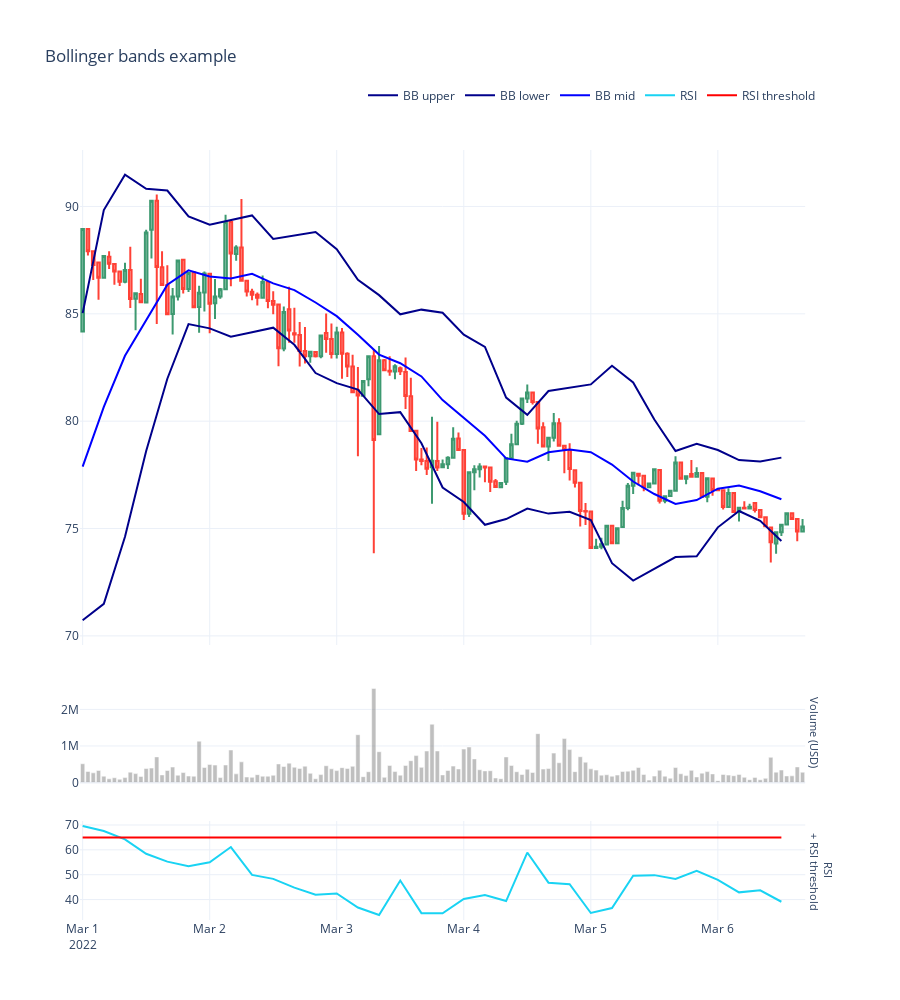

The cell this chart's notebook holds for it:
### Markdown cell above
### Price action and technical indicators

- Plot the prica action for the trading pair we backtested.
- Overlay trades on the top of technical indicators

### Code cell
from tradeexecutor.visual.single_pair import visualise_single_pair, visualise_single_pair_positions_with_duration_and_slippage
from tradingstrategy.charting.candle_chart import VolumeBarMode

figure = visualise_single_pair(
    state,
    universe.universe.candles,
    start_at=START_AT,
    end_at=END_AT,
    volume_bar_mode=VolumeBarMode.separate,
    volume_axis_name="Volume (USD)",
    height = 1000,
)

figure.show()

### Figure 1 — Plotly figure (JSON) as saved in the notebook; plotly's stock layout.template omitted (floating-point values rounded to 4 significant figures; data arrays with more than 128 entries replaced by an {"elided": "..."} marker saying what was removed)
{"data": [{"marker": {"color": "rgba(128,128,128,0.5)"}, "showlegend": false, "type": "bar", "x": {"elided": "137 str values"}, "xaxis": "x2", "y": {"elided": "137 float values"}, "yaxis": "y2"}, {"close": {"elided": "137 float values"}, "high": {"elided": "137 float values"}, "hoverinfo": "text", "low": {"elided": "137 float values"}, "open": {"elided": "137 float values"}, "showlegend": false, "text": {"elided": "137 str values"}, "type": "candlestick", "x": {"elided": "137 str values"}, "xaxis": "x", "yaxis": "y"}, {"line": {"color": "darkblue", "shape": "linear"}, "mode": "lines", "name": "BB upper", "type": "scatter", "x": ["2022-03-01T00:00:00", "2022-03-01T04:00:00", "2022-03-01T08:00:00", "2022-03-01T12:00:00", "2022-03-01T16:00:00", "2022-03-01T20:00:00", "2022-03-02T00:00:00", "2022-03-02T04:00:00", "2022-03-02T08:00:00", "2022-03-02T12:00:00", "2022-03-02T16:00:00", "2022-03-02T20:00:00", "2022-03-03T00:00:00", "2022-03-03T04:00:00", "2022-03-03T08:00:00", "2022-03-03T12:00:00", "2022-03-03T16:00:00", "2022-03-03T20:00:00", "2022-03-04T00:00:00", "2022-03-04T04:00:00", "2022-03-04T08:00:00", "2022-03-04T12:00:00", "2022-03-04T16:00:00", "2022-03-04T20:00:00", "2022-03-05T00:00:00", "2022-03-05T04:00:00", "2022-03-05T08:00:00", "2022-03-05T12:00:00", "2022-03-05T16:00:00", "2022-03-05T20:00:00", "2022-03-06T00:00:00", "2022-03-06T04:00:00", "2022-03-06T08:00:00", "2022-03-06T12:00:00"], "xaxis": "x", "y": [85.03, 89.83, 91.48, 90.82, 90.74, 89.53, 89.15, 89.36, 89.58, 88.48, 88.65, 88.81, 88.01, 86.58, 85.87, 84.98, 85.19, 85.05, 84.03, 83.46, 81.1, 80.29, 81.41, 81.57, 81.71, 82.58, 81.8, 80.08, 78.61, 78.95, 78.66, 78.19, 78.12, 78.3], "yaxis": "y"}, {"line": {"color": "darkblue", "shape": "linear"}, "mode": "lines", "name": "BB lower", "type": "scatter", "x": ["2022-03-01T00:00:00", "2022-03-01T04:00:00", "2022-03-01T08:00:00", "2022-03-01T12:00:00", "2022-03-01T16:00:00", "2022-03-01T20:00:00", "2022-03-02T00:00:00", "2022-03-02T04:00:00", "2022-03-02T08:00:00", "2022-03-02T12:00:00", "2022-03-02T16:00:00", "2022-03-02T20:00:00", "2022-03-03T00:00:00", "2022-03-03T04:00:00", "2022-03-03T08:00:00", "2022-03-03T12:00:00", "2022-03-03T16:00:00", "2022-03-03T20:00:00", "2022-03-04T00:00:00", "2022-03-04T04:00:00", "2022-03-04T08:00:00", "2022-03-04T12:00:00", "2022-03-04T16:00:00", "2022-03-04T20:00:00", "2022-03-05T00:00:00", "2022-03-05T04:00:00", "2022-03-05T08:00:00", "2022-03-05T12:00:00", "2022-03-05T16:00:00", "2022-03-05T20:00:00", "2022-03-06T00:00:00", "2022-03-06T04:00:00", "2022-03-06T08:00:00", "2022-03-06T12:00:00"], "xaxis": "x", "y": [70.73, 71.49, 74.62, 78.61, 81.98, 84.52, 84.32, 83.93, 84.14, 84.35, 83.56, 82.24, 81.77, 81.47, 80.33, 80.42, 78.97, 76.91, 76.23, 75.17, 75.44, 75.93, 75.7, 75.78, 75.39, 73.39, 72.58, 73.14, 73.67, 73.71, 75.06, 75.82, 75.36, 74.42], "yaxis": "y"}, {"line": {"color": "blue", "shape": "linear"}, "mode": "lines", "name": "BB mid", "type": "scatter", "x": ["2022-03-01T00:00:00", "2022-03-01T04:00:00", "2022-03-01T08:00:00", "2022-03-01T12:00:00", "2022-03-01T16:00:00", "2022-03-01T20:00:00", "2022-03-02T00:00:00", "2022-03-02T04:00:00", "2022-03-02T08:00:00", "2022-03-02T12:00:00", "2022-03-02T16:00:00", "2022-03-02T20:00:00", "2022-03-03T00:00:00", "2022-03-03T04:00:00", "2022-03-03T08:00:00", "2022-03-03T12:00:00", "2022-03-03T16:00:00", "2022-03-03T20:00:00", "2022-03-04T00:00:00", "2022-03-04T04:00:00", "2022-03-04T08:00:00", "2022-03-04T12:00:00", "2022-03-04T16:00:00", "2022-03-04T20:00:00", "2022-03-05T00:00:00", "2022-03-05T04:00:00", "2022-03-05T08:00:00", "2022-03-05T12:00:00", "2022-03-05T16:00:00", "2022-03-05T20:00:00", "2022-03-06T00:00:00", "2022-03-06T04:00:00", "2022-03-06T08:00:00", "2022-03-06T12:00:00"], "xaxis": "x", "y": [77.88, 80.66, 83.05, 84.71, 86.36, 87.03, 86.74, 86.65, 86.86, 86.42, 86.1, 85.53, 84.89, 84.03, 83.1, 82.7, 82.08, 80.98, 80.13, 79.32, 78.27, 78.11, 78.55, 78.68, 78.55, 77.98, 77.19, 76.61, 76.14, 76.33, 76.86, 77.0, 76.74, 76.36], "yaxis": "y"}, {"line": {"shape": "linear"}, "mode": "lines", "name": "RSI", "type": "scatter", "x": ["2022-03-01T00:00:00", "2022-03-01T04:00:00", "2022-03-01T08:00:00", "2022-03-01T12:00:00", "2022-03-01T16:00:00", "2022-03-01T20:00:00", "2022-03-02T00:00:00", "2022-03-02T04:00:00", "2022-03-02T08:00:00", "2022-03-02T12:00:00", "2022-03-02T16:00:00", "2022-03-02T20:00:00", "2022-03-03T00:00:00", "2022-03-03T04:00:00", "2022-03-03T08:00:00", "2022-03-03T12:00:00", "2022-03-03T16:00:00", "2022-03-03T20:00:00", "2022-03-04T00:00:00", "2022-03-04T04:00:00", "2022-03-04T08:00:00", "2022-03-04T12:00:00", "2022-03-04T16:00:00", "2022-03-04T20:00:00", "2022-03-05T00:00:00", "2022-03-05T04:00:00", "2022-03-05T08:00:00", "2022-03-05T12:00:00", "2022-03-05T16:00:00", "2022-03-05T20:00:00", "2022-03-06T00:00:00", "2022-03-06T04:00:00", "2022-03-06T08:00:00", "2022-03-06T12:00:00"], "xaxis": "x3", "y": [69.62, 67.57, 64.23, 58.4, 55.24, 53.42, 54.97, 61.12, 49.91, 48.31, 44.78, 41.89, 42.42, 36.79, 33.75, 47.64, 34.52, 34.45, 40.22, 41.83, 39.38, 58.92, 46.79, 46.14, 34.58, 36.58, 49.54, 49.82, 48.3, 51.51, 47.92, 42.89, 43.69, 39.11], "yaxis": "y3"}, {"line": {"color": "red", "shape": "linear"}, "mode": "lines", "name": "RSI threshold", "type": "scatter", "x": ["2022-03-01T00:00:00", "2022-03-01T04:00:00", "2022-03-01T08:00:00", "2022-03-01T12:00:00", "2022-03-01T16:00:00", "2022-03-01T20:00:00", "2022-03-02T00:00:00", "2022-03-02T04:00:00", "2022-03-02T08:00:00", "2022-03-02T12:00:00", "2022-03-02T16:00:00", "2022-03-02T20:00:00", "2022-03-03T00:00:00", "2022-03-03T04:00:00", "2022-03-03T08:00:00", "2022-03-03T12:00:00", "2022-03-03T16:00:00", "2022-03-03T20:00:00", "2022-03-04T00:00:00", "2022-03-04T04:00:00", "2022-03-04T08:00:00", "2022-03-04T12:00:00", "2022-03-04T16:00:00", "2022-03-04T20:00:00", "2022-03-05T00:00:00", "2022-03-05T04:00:00", "2022-03-05T08:00:00", "2022-03-05T12:00:00", "2022-03-05T16:00:00", "2022-03-05T20:00:00", "2022-03-06T00:00:00", "2022-03-06T04:00:00", "2022-03-06T08:00:00", "2022-03-06T12:00:00"], "xaxis": "x3", "y": [65, 65, 65, 65, 65, 65, 65, 65, 65, 65, 65, 65, 65, 65, 65, 65, 65, 65, 65, 65, 65, 65, 65, 65, 65, 65, 65, 65, 65, 65, 65, 65, 65, 65], "yaxis": "y3"}], "layout": {"annotations": [{"font": {"size": 11}, "showarrow": false, "text": "Volume (USD)", "textangle": 90, "x": 0.98, "xanchor": "left", "xref": "paper", "y": 0.2429, "yanchor": "middle", "yref": "paper"}, {"font": {"size": 11}, "showarrow": false, "text": "RSI<br> + RSI threshold", "textangle": 90, "x": 0.98, "xanchor": "left", "xref": "paper", "y": 0.06429, "yanchor": "middle", "yref": "paper"}], "height": 1000, "legend": {"orientation": "h", "x": 1, "xanchor": "right", "y": 1.09, "yanchor": "top"}, "margin": {"t": 150}, "title": {"text": "Bollinger bands example", "y": 0.95}, "xaxis": {"anchor": "y", "domain": [0, 0.98], "matches": "x3", "rangeslider": {"visible": false}, "showticklabels": false}, "xaxis2": {"anchor": "y2", "domain": [0, 0.98], "matches": "x3", "rangeslider": {"visible": false}, "showticklabels": false}, "xaxis3": {"anchor": "y3", "domain": [0, 0.98], "rangeslider": {"visible": false}}, "yaxis": {"anchor": "x", "domain": [0.3571, 1]}, "yaxis2": {"anchor": "x2", "domain": [0.1786, 0.3071]}, "yaxis3": {"anchor": "x3", "domain": [0, 0.1286]}}}
